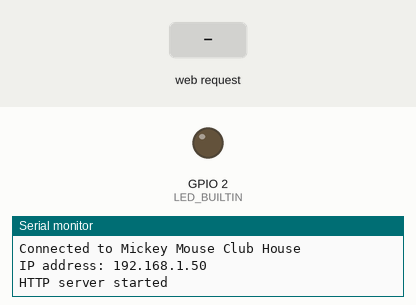
This sketch was run on a simulated ESP8266 (NodeMCU). On the bench: output pins drawn as LEDs (lit = HIGH, except the on-board LED, lit = LOW), the last lines printed to the serial monitor. Inputs (shaded band) come from the test bench. WiFi joins after 1.5 s; servers stay silent unless stated.

Above: at 3.2 s.
3.3 s: HTTP request GET /on received
At 4.5 s:
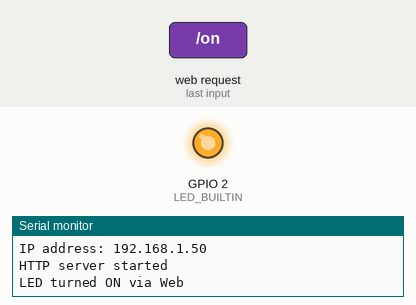
4.8 s: HTTP request GET /off received
At 5.8 s:
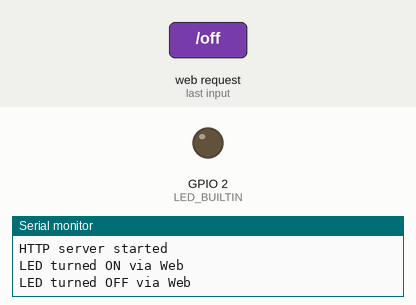
Timing chart, 0 to 7.8 s (numbered marks = the images above; inputs shaded):
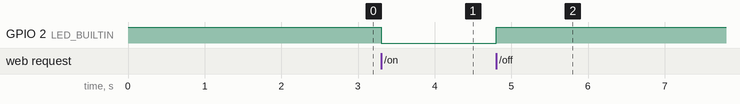

The sketch:

WiFiWebSwitch.ino
```cpp
#include <ESP8266WiFi.h>
#include <ESP8266WebServer.h>

// ----------------------------------------------------------------------
// TODO: Enter your WiFi credentials below!
// ----------------------------------------------------------------------
const char* ssid = "Mickey Mouse Club House";
const char* password = "sunnyjax1787";
// ----------------------------------------------------------------------

ESP8266WebServer server(80);

void handleRoot() {
  String html = "<html><head><title>Christmas Lockbox</title>";
  html += "<meta name='viewport' content='width=device-width, initial-scale=1'>";
  html += "<style>";
  html += "body { font-family: sans-serif; text-align: center; margin-top: 50px; background-color: #f4f4f4;}";
  html += "h1 { color: #333; }";
  html += ".button { display: inline-block; padding: 15px 25px; font-size: 24px; cursor: pointer; text-align: center; text-decoration: none; outline: none; color: #fff; background-color: #4CAF50; border: none; border-radius: 15px; box-shadow: 0 9px #999; margin: 10px;}";
  html += ".button:hover {background-color: #3e8e41}";
  html += ".button:active {background-color: #3e8e41; box-shadow: 0 5px #666; transform: translateY(4px);}";
  html += ".off { background-color: #f44336; }";
  html += ".off:hover { background-color: #d32f2f; }";
  html += ".off:active { background-color: #d32f2f; }";
  html += "</style></head><body>";

  html += "<h1>🎄 Christmas Light Control 🎄</h1>";
  html += "<p>Turn the light On or Off</p>";
  html += "<a href=\"/on\" class=\"button\">ON</a>";
  html += "<a href=\"/off\" class=\"button off\">OFF</a>";

  html += "</body></html>";
  server.send(200, "text/html", html);
}

void handleOn() {
  digitalWrite(LED_BUILTIN, LOW); // Note: On many ESP8266s, LOW is ON (active low)
  Serial.println("LED turned ON via Web");
  server.sendHeader("Location", "/");
  server.send(303);
}

void handleOff() {
  digitalWrite(LED_BUILTIN, HIGH); // HIGH is OFF
  Serial.println("LED turned OFF via Web");
  server.sendHeader("Location", "/");
  server.send(303);
}

void handleNotFound() {
  server.send(404, "text/plain", "404: Not Found");
}

void setup() {
  Serial.begin(115200);
  pinMode(LED_BUILTIN, OUTPUT);
  digitalWrite(LED_BUILTIN, HIGH); // Ensure OFF at startup

  Serial.println("\n\nStarting WiFiWebSwitch...");
  Serial.print("Connecting to ");
  Serial.println(ssid);

  WiFi.begin(ssid, password);

  // Wait for connection
  int i = 0;
  while (WiFi.status() != WL_CONNECTED) {
    delay(1000);
    Serial.print(".");
    i++;
    if (i > 30) {
      Serial.println("\nConnection timed out! Check credentials.");
      break;
    }
  }

  if (WiFi.status() == WL_CONNECTED) {
    Serial.println("");
    Serial.print("Connected to ");
    Serial.println(ssid);
    Serial.print("IP address: ");
    Serial.println(WiFi.localIP());

    server.on("/", handleRoot);
    server.on("/on", handleOn);
    server.on("/off", handleOff);
    server.onNotFound(handleNotFound);

    server.begin();
    Serial.println("HTTP server started");
  }
}

void loop() {
  server.handleClient();
}
```

Measured:
- after the input at 3.3 s, GPIO 2 (LED_BUILTIN): HIGH → LOW at once
- after the input at 4.8 s, GPIO 2 (LED_BUILTIN): LOW → HIGH at once
